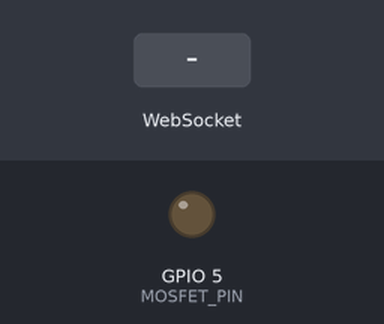
A program run on a simulated ESP32. Parts: output pins drawn as LEDs (lit = HIGH). Inputs (shaded band) come from the test bench. WiFi joins after 1.5 s; servers stay silent unless stated; storage starts empty; not simulated (calls return 0 or success): secrets.h; what the program prints to the serial monitor is not drawn.

Above: at 2.7 s.
2.8 s: WebSocket text "ON" received
At 2.95 s:
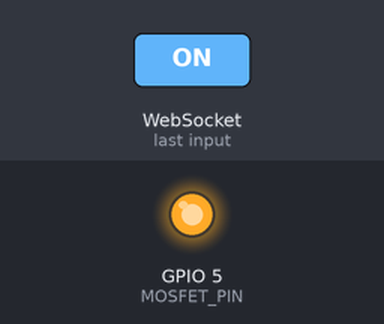
4.5 s: WebSocket text "OFF" received
Timing chart, 0 to 7.5 s (numbered marks = the images above; inputs shaded):
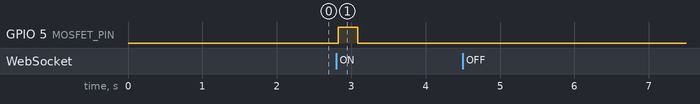

The program:

main.cpp
```cpp
#include <Arduino.h>
#include <SPIFFS.h>
#include "ina219.h"
#include "mosfet.h"
#include "wifi_server.h"

// 전역 서버/소켓 객체 정의
AsyncWebServer server(WEB_SERVER_PORT);
AsyncWebSocket ws("/ws");

// 측정 히스토리 전역 배열
HistoryEntry history[HISTORY_MAX];
int history_count = 0;

// 웹 버튼으로 수집 요청 플래그
bool collect_requested = false;

// 데이터 수집 설정
#define SAMPLE_DURATION_MS   5000
#define COOLDOWN_MS          3000
#define MAX_SAMPLES          2000

// 수집 버퍼
float sample_buf[MAX_SAMPLES];
uint32_t timestamp_buf[MAX_SAMPLES];
int sample_count = 0;

// 동작 모드
enum class Mode {
    IDLE,
    COLLECTING,
    DUMPING
};
Mode current_mode = Mode::IDLE;

// ------- Feature 추출 (stub) -------
// 수집된 샘플에서 Feature 4종 추출
struct Features {
    float peak_current;    // 최대 돌입 전류 (mA)
    float steady_current;  // 정상 상태 평균 전류 (mA)
    float settling_time;   // 안정화 소요 시간 (ms)
    float std_dev;         // 정상 상태 표준편차 (mA)
};

Features extract_features(float *buf, uint32_t *ts, int count) {
    // TODO: 실제 파형 확인 후 구현
    Features f = {0.0f, 0.0f, 0.0f, 0.0f};
    return f;
}

// ------- 시리얼 Data Dump -------
// 수집된 샘플 전체를 CSV 형식으로 시리얼 전송
void serial_dump() {
    Serial.println("=== DATA_START ===");
    Serial.println("timestamp_ms,current_mA");
    for (int i = 0; i < sample_count; i++) {
        Serial.printf("%lu,%.4f\n", timestamp_buf[i], sample_buf[i]);
    }
    Serial.println("=== DATA_END ===");
}

// ------- 데이터 수집 루프 -------
// MOSFET ON → 샘플링 → MOSFET OFF → Dump → 대기
void run_collection_cycle() {
    sample_count = 0;
    current_mode = Mode::COLLECTING;

    mosfet_on();
    uint32_t start = millis();

    while (millis() - start < SAMPLE_DURATION_MS && sample_count < MAX_SAMPLES) {
        sample_buf[sample_count] = ina219_read_current_mA();
        timestamp_buf[sample_count] = millis() - start;
        sample_count++;
    }

    mosfet_off();
    current_mode = Mode::DUMPING;

    serial_dump();

    // 수집 완료 후 파형 일괄 전송
    ws_send_waveform(sample_buf, timestamp_buf, sample_count);

    // Feature 추출 (stub)
    Features f = extract_features(sample_buf, timestamp_buf, sample_count);

    // 분류 결과 전송 (stub: ML 연동 시 교체)
    String label = "Unknown";
    ws_send_result(label, f.peak_current, f.steady_current, f.settling_time, f.std_dev);
    history_add(label, f.peak_current, f.steady_current, f.settling_time, f.std_dev);
    ws_send_history();

    current_mode = Mode::IDLE;
    delay(COOLDOWN_MS);
}

void setup() {
    Serial.begin(115200);

    // SPIFFS 초기화 (웹 파일 서빙용)
    if (!SPIFFS.begin(true)) {
        Serial.println("SPIFFS 초기화 실패");
        return;
    }

    mosfet_init();
    ina219_init();
    wifi_connect();
    server_init();

    Serial.println("초기화 완료");
}

void loop() {
    ws.cleanupClients();

    if (collect_requested) {
        collect_requested = false;
        run_collection_cycle();
    }
}
```

mosfet.h
```cpp
#pragma once
#include <Arduino.h>

// MOSFET 제어 핀 (LR7843 모듈 IN 핀)
#define MOSFET_PIN 5

// MOSFET 초기화
inline void mosfet_init() {
    pinMode(MOSFET_PIN, OUTPUT);
    digitalWrite(MOSFET_PIN, LOW);  // 초기 상태: OFF
}

// 부하 전원 ON
inline void mosfet_on() {
    digitalWrite(MOSFET_PIN, HIGH);
}

// 부하 전원 OFF
inline void mosfet_off() {
    digitalWrite(MOSFET_PIN, LOW);
}
```

wifi_server.h
```cpp
#pragma once
#include <WiFi.h>
#include <AsyncTCP.h>
#include <ESPAsyncWebServer.h>
#include <ArduinoJson.h>
#include "mosfet.h"
#include "secrets.h"
#include <WiFiMulti.h>

// 웹 서버 포트
#define WEB_SERVER_PORT 80

// 전역 서버/소켓 객체
extern AsyncWebServer server;
extern AsyncWebSocket ws;

// 측정 히스토리 최대 저장 개수
#define HISTORY_MAX 50

// 측정 히스토리 항목
struct HistoryEntry {
    String timestamp;
    String label;
    float peak_current;
    float steady_current;
    float settling_time;
    float std_dev;
};

extern HistoryEntry history[HISTORY_MAX];
extern int history_count;

// WiFi 연결
inline void wifi_connect() {
    WiFiMulti wifiMulti;
    wifiMulti.addAP(WIFI_SSID_1, WIFI_PASSWORD_1);
    wifiMulti.addAP(WIFI_SSID_2, WIFI_PASSWORD_2);

    Serial.print("WiFi 연결 중");
    while (wifiMulti.run() != WL_CONNECTED) {
        delay(500);
        Serial.print(".");
    }
    Serial.println();
    Serial.print("IP 주소: ");
    Serial.println(WiFi.localIP());
}

// WebSocket 이벤트 핸들러
inline void on_ws_event(AsyncWebSocket *server, AsyncWebSocketClient *client,
                        AwsEventType type, void *arg, uint8_t *data, size_t len) {
    if (type == WS_EVT_CONNECT) {
        Serial.printf("WebSocket 클라이언트 연결: %u\n", client->id());
    } else if (type == WS_EVT_DISCONNECT) {
        Serial.printf("WebSocket 클라이언트 해제: %u\n", client->id());
    } else if (type == WS_EVT_DATA) {
        String msg = String((char *)data).substring(0, len);
        if (msg == "ON") {
            extern bool collect_requested;
            collect_requested = true;
        } else if (msg == "OFF") {
            mosfet_off();
            Serial.println("MOSFET OFF (웹 명령)");
        }
    }
}

// 실시간 전류값 WebSocket 전송
inline void ws_send_current(float current_mA) {
    if (ws.count() == 0) return;
    StaticJsonDocument<64> doc;
    doc["type"] = "current";
    doc["value"] = current_mA;
    String json;
    serializeJson(doc, json);
    ws.textAll(json);
}

// 분류 결과 WebSocket 전송
inline void ws_send_result(const String &label, float peak, float steady,
                           float settling, float std_dev) {
    if (ws.count() == 0) return;
    StaticJsonDocument<128> doc;
    doc["type"]     = "result";
    doc["label"]    = label;
    doc["peak"]     = peak;
    doc["steady"]   = steady;
    doc["settling"] = settling;
    doc["std_dev"]  = std_dev;
    String json;
    serializeJson(doc, json);
    ws.textAll(json);
}

// 히스토리 항목 추가
inline void history_add(const String &label, float peak, float steady,
                        float settling, float std_dev) {
    if (history_count >= HISTORY_MAX) {
        for (int i = 0; i < HISTORY_MAX - 1; i++) {
            history[i] = history[i + 1];
        }
        history_count = HISTORY_MAX - 1;
    }

    unsigned long ms = millis();
    unsigned long sec = ms / 1000;
    unsigned long min = sec / 60;
    unsigned long hr  = min / 60;
    char ts[16];
    snprintf(ts, sizeof(ts), "%02lu:%02lu:%02lu", hr, min % 60, sec % 60);

    history[history_count] = {
        .timestamp      = String(ts),
        .label          = label,
        .peak_current   = peak,
        .steady_current = steady,
        .settling_time  = settling,
        .std_dev        = std_dev
    };
    history_count++;
}

// 히스토리 전체를 JSON으로 WebSocket 전송
inline void ws_send_history() {
    if (ws.count() == 0) return;
    StaticJsonDocument<4096> doc;
    doc["type"] = "history";
    JsonArray arr = doc.createNestedArray("entries");
    for (int i = 0; i < history_count; i++) {
        JsonObject obj = arr.createNestedObject();
        obj["timestamp"] = history[i].timestamp;
        obj["label"]     = history[i].label;
        obj["peak"]      = history[i].peak_current;
        obj["steady"]    = history[i].steady_current;
        obj["settling"]  = history[i].settling_time;
        obj["std_dev"]   = history[i].std_dev;
    }
    String json;
    serializeJson(doc, json);
    ws.textAll(json);
}

// 웹 서버 라우팅 및 시작
inline void server_init() {
    server.on("/", HTTP_GET, [](AsyncWebServerRequest *request) {
        request->send(SPIFFS, "/index.html", "text/html");
    });

    ws.onEvent(on_ws_event);
    server.addHandler(&ws);

    server.begin();
    Serial.println("웹 서버 시작");
}

inline void ws_cleanupClients() {
    ws.cleanupClients();
}

// 수집 완료 후 전체 파형 데이터 일괄 전송
// 수집 완료 후 전체 파형 데이터 일괄 전송
inline void ws_send_waveform(float *buf, uint32_t *ts, int count) {
    if (ws.count() == 0) return;

    // 최대 300포인트로 다운샘플링
    int step = max(1, count / 300);

    // 힙에 할당 (스택 오버플로우 방지)
    DynamicJsonDocument doc(8192);
    doc["type"] = "waveform";
    JsonArray arr = doc.createNestedArray("data");

    for (int i = 0; i < count; i += step) {
        JsonObject obj = arr.createNestedObject();
        obj["t"] = ts[i];
        obj["v"] = buf[i];
    }

    String json;
    serializeJson(doc, json);
    ws.textAll(json);
}
```

Measured:
- after the input at 2.8 s, GPIO 5 (MOSFET_PIN): LOW → HIGH at once, → LOW 0.26 s later
- after the input at 4.5 s, every drawn part: stays the same
